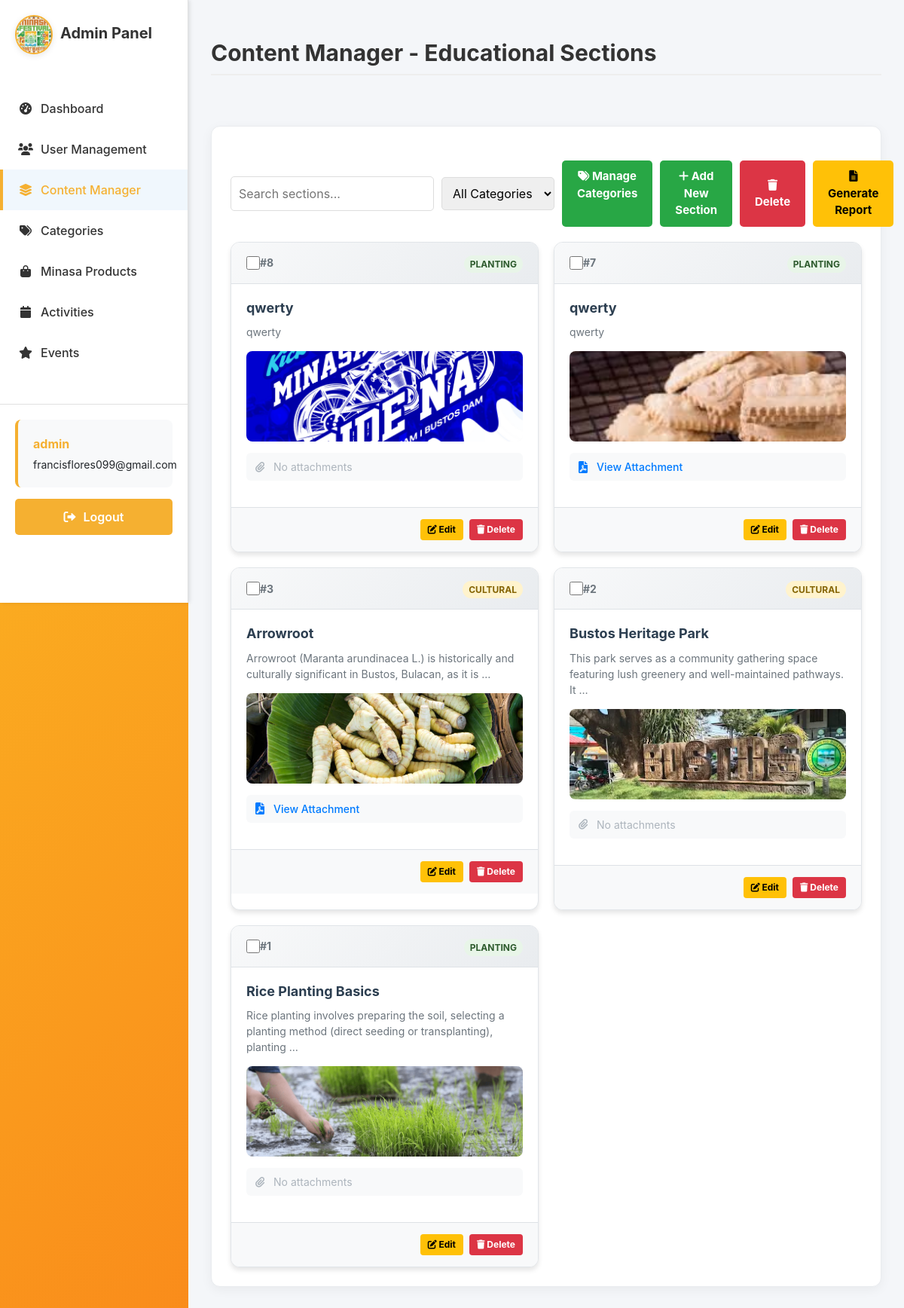
/adminpage/content-manager/ (signed in), run on the app's committed database.
### sections/models.py (models this page shows, shortened)
class Section(models.Model):
    CATEGORY_CHOICES = [
        ("Planting", "Planting"),
        ("Cultural", "Cultural"),
        ("Historical", "Historical"),
        ("Economic", "Economic Value"),
    ]
    title = models.CharField(max_length=200)
    category = models.CharField(max_length=50, choices=CATEGORY_CHOICES)
    description = models.TextField()
    image = models.ImageField(upload_to='images/', blank=True, null=True)
    attachment = models.FileField(upload_to='attachments/', blank=True, null=True)
    link = models.URLField(blank=True, null=True)
    class Meta:
        verbose_name = "Educational Section"
        verbose_name_plural = "Educational Sections"

### sections/views.py (the view, shortened to what this page needs)
# urls.py: path('adminpage/content-manager/', views.content_manager, name='adminpage-content-manager'),
@login_required
def content_manager(request):
    if request.user.username == 'admin' or request.user.is_superuser:
        sections = Section.objects.all().order_by('-id')
        total_sections = sections.count()
        planting_sections = sections.filter(category='Planting').count()
        cultural_sections = sections.filter(category='Cultural').count()
        historical_sections = sections.filter(category='Historical').count()
        economic_sections = sections.filter(category='Economic').count()
        categories = Category.objects.all().order_by('name')
        context = {
            'sections': sections,
            'total_sections': total_sections,
            'planting_sections': planting_sections,
            'cultural_sections': cultural_sections,
            'historical_sections': historical_sections,
            'economic_sections': economic_sections,
            'categories': categories,
        }
        return render(request, 'adminpage/educManager.html', context)
    else:
        return redirect('home')

### sections/templates/adminpage/educManager.html (shortened to what this page needs)
{% extends "users/base.html" %}
{% load static %}
{% block content %}
<link rel="stylesheet" href="{% static 'css/adminside.css' %}">
<div class="admin-sidebar">
    <div class="sidebar-header">
        <div class="logo-container">
            <img src="/media/images/logo.png" alt="Minasa Festival Logo" style="max-width: 80px; height: auto;" />
        </div>
        <h2>Admin Panel</h2>
    </div>
    <ul class="admin-nav">
        <li><a href="{% url 'adminpage-admin-dashboard' %}"><i class="fas fa-tachometer-alt"></i> Dashboard</a></li>
        <li><a href="{% url 'adminpage-user-management' %}"><i class="fas fa-users"></i> User Management</a></li>
        <li><a href="#" class="active"><i class="fas fa-layer-group"></i> Content Manager</a></li>
        <li><a href="{% url 'adminpage-category-manager' %}"><i class="fas fa-tags"></i> Categories</a></li>
        <li><a href="{% url 'adminpage-minasa-products' %}"><i class="fas fa-shopping-bag"></i> Minasa Products</a></li>
        <li><a href="{% url 'adminpage-activities' %}"><i class="fas fa-calendar"></i> Activities</a></li>
        <li><a href="{% url 'adminpage-festival-calendar' %}"><i class="fas fa-star"></i> Events</a></li>
    </ul>
    <div class="admin-actions">
        <div class="admin-user-info">
            <p><strong>{{ user.username }}</strong></p>
            <p>{{ user.email|default:"No email" }}</p>
        </div>
        <form method="post" action="{% url 'logout' %}">
            <button type="submit" class="btn-logout"><i class="fas fa-sign-out-alt"></i> Logout</button>
        </form>
    </div>
</div>
<div class="admin-content">
        <div class="admin-header" >
            <h1>Content Manager - Educational Sections</h1>
            <div class="content-navigation">
                </div>
        </div>
        <div class="admin-panels">
        <section class="panel">
            <div style="margin-bottom: 20px; display: flex; align-items: center; gap: 10px;">
                <input type="text" id="searchSections" placeholder="Search sections..." style="padding: 10px; width: 300px; border: 1px solid #ddd; border-radius: 5px;">
                <select id="filterCategory" onchange="filterSections()" style="padding: 10px; border: 1px solid #ddd; border-radius: 5px; min-width: 150px;">
                    <option value="all">All Categories</option>
                </select>
                <div style="margin-left: auto; display: flex; gap: 10px; font-size: 12px;">
                    <a href="{% url 'adminpage-category-manager' %}" class="btn btn-success" style="font-size: 15px;">
                        <i class="fas fa-tags"></i> Manage Categories
                    </a>
                    <button class="btn btn-success" onclick="openAddModal()" style="font-size: 15px;"   >
                        <i class="fas fa-plus"></i> Add New Section
                    </button>
                    <button class="btn btn-danger" onclick="deleteSelected()" style="font-size: 15px;"   >
                        <i class="fas fa-trash"></i> Delete
                    </button>
                    <button class="btn btn-warning" onclick="generateReport()" style="font-size: 15px;"   >
                        <i class="fas fa-file-alt"></i> Generate Report
                    </button>
                </div>
            </div>
            <div class="card-grid">
                {% for section in sections %}
                <div class="section-card"
                    data-section-id="{{ section.id }}"
                    data-section-title="{{ section.title|escapejs }}"
                    data-section-category="{{ section.category }}"
                    data-section-description="{{ section.description|escapejs }}"
                    data-section-image="{% if section.image %}{{ section.image.url }}{% endif %}"
                    data-section-attachment="{% if section.attachment %}{{ section.attachment.url }}{% endif %}"
                    data-section-link="{{ section.link|default:'' }}">
                    <div class="card-header">
                        <div class="card-checkbox">
                            <input type="checkbox" name="selected_section" value="{{ section.id }}">
                        </div>
                        <div class="card-id">#{{ section.id }}</div>
                        <div class="card-category">
                            <span class="category-badge category-{{ section.category|lower }}">
                                {{ section.category }}
                            </span>
                        </div>
                    </div>
                    <div class="card-body">
                        <h3 class="card-title">{{ section.title }}</h3>
                        <p class="card-description">{{ section.description|truncatewords:15 }}</p>
                        <div class="card-media">
                            {% if section.image %}
                                <img src="{{ section.image.url }}" alt="{{ section.title }}" class="section-image">
                            {% else %}
                                <div class="no-image">
                                    <i class="fas fa-image"></i>
                                    <span>No Image</span>
                                </div>
                            {% endif %}
                        </div>
                        <div class="card-attachments">
                            {% if section.attachment %}
                                <div class="attachment-item">
                                    <i class="fas fa-file-pdf"></i>
                                    <a href="{{ section.attachment.url }}" target="_blank" class="attachment-link">
                                        View Attachment
                                    </a>
                                </div>
                            {% endif %}
                            {% if not section.attachment and not section.link %}
                                <div class="no-attachments">
                                    <i class="fas fa-paperclip"></i>
                                    <span>No attachments</span>
                                </div>
                            {% endif %}
                        </div>
                    </div>
                    <div class="card-footer">
                        <div class="action-buttons">
                            <button class="btn btn-warning btn-sm" onclick="editSection({{ section.id }})">
                                <i class="fas fa-edit"></i> Edit
                            </button>
                            <button class="btn btn-danger btn-sm" onclick="deleteSection({{ section.id }})">
                                <i class="fas fa-trash"></i> Delete
                            </button>
                        </div>
                    </div>
                </div>
                {% endfor %}
            </div>
        </section>
    </div>
</div>
{% endblock %}

### minasaelearning/static/css/auth.css (style rules this page uses)
body { background: linear-gradient(135deg, #fbbf24 0%, #f97316 100%); min-height: 100vh; display: flex; align-items: center; justify-content: center; padding: 1rem; background-attachment: fixed; font-family: -apple-system, BlinkMacSystemFont, 'Segoe UI', Roboto, Oxygen, Ubuntu, Cantarell, sans-serif; }
.btn { padding: 0.5rem 1rem; border: none; border-radius: 4px; cursor: pointer; font-weight: 500; }

### minasaelearning/static/css/adminside.css (style rules this page uses)
.admin-sidebar { width: 250px; background-color: #fff; height: 100vh; position: fixed; left: 0; top: 0; padding: 20px 0; display: flex; flex-direction: column; border-right: 1px solid #e0e0e0; box-shadow: 2px 0 5px rgba(0,0,0,0.1); z-index: 900; }
.sidebar-header { padding: 0 20px; margin-bottom: 30px; display: flex; align-items: center; }
.sidebar-header img { width: 50px; height: 50px; margin-right: 10px; border-radius: 50%; border: 2px solid #f5b031; object-fit: cover; }
.sidebar-header h2 { color: #f5b031; font-size: 20px; margin: 0; font-weight: 700; margin: 0 0 20px 0; color: #333; }
.admin-nav { list-style: none; padding: 0; margin: 0; flex-grow: 1; }
.admin-nav li { padding: 0; }
.admin-nav a { display: flex; align-items: center; padding: 15px 20px; color: #333; text-decoration: none; transition: background-color 0.3s, color 0.3s; border-left: 4px solid transparent; font-weight: 500; }
.admin-nav a:hover, .admin-nav a.active { background-color: #f0f7fd; color: #f5b031; border-left: 4px solid #f5b031; }
.admin-nav i { margin-right: 10px; width: 20px; text-align: center; }
.admin-actions { margin-top: auto; margin-bottom: 50px; padding: 20px; border-top: 1px solid #e0e0e0; }
.btn-logout { display: flex; align-items: center; justify-content: center; padding: 12px 20px; color: #fff; text-decoration: none; background-color: #f5b031; border: none; border-radius: 5px; font-weight: 600; transition: background-color 0.3s; cursor: pointer; width: 100%; }
.btn-logout i { margin-right: 10px; }
.admin-content { margin-left: 250px; padding: 30px; width: calc(100% - 250px); background-color: #f4f6f9; min-height: 100vh; box-sizing: border-box; }
.admin-content h1 { color: #333; margin-bottom: 30px; margin-top: 10px; font-size: 30px; font-weight: 700; border-bottom: 2px solid #eee; padding-bottom: 10px; }
.admin-panels { margin-top: 30px; }
.panel { background: #ffffff; padding: 25px; border-radius: 12px; box-shadow: 0 4px 15px rgba(0, 0, 0, 0.05); border: 1px solid #e9ecef; margin-bottom: 30px; }
.admin-user-info { padding: 15px 20px; margin-bottom: 15px; background-color: #f8f9fa; border-radius: 8px; border-left: 4px solid #f5b031; }
.admin-user-info p { margin: 5px 0; font-size: 14px; }
.admin-user-info p strong { color: #f5b031; font-size: 16px; }

### data on the page
Section: id "8", category "PLANTING", title "qwerty", description "qwerty", image (picture), attachment "No attachments"
Section: id "7", category "PLANTING", title "qwerty", description "qwerty", image (picture)
Section: id "3", category "CULTURAL", title "Arrowroot", description "Arrowroot (Maranta arundinacea L.) is historically and culturally significant in Bustos, Bulacan, as it is …", image (picture)
Section: id "2", category "CULTURAL", title "Bustos Heritage Park", description "This park serves as a community gathering space featuring lush greenery and well-maintained pathways. It …", image (picture), shows "No attachments"
Section: id "1", category "PLANTING", title "Rice Planting Basics", description "Rice planting involves preparing the soil, selecting a planting method (direct seeding or transplanting), planting …", image (picture), shows "No attachments"

### other printed values
{{ user.username }} "admin"
{{ user.email|default:"No email" }} "francisflores099@gmail.com"
